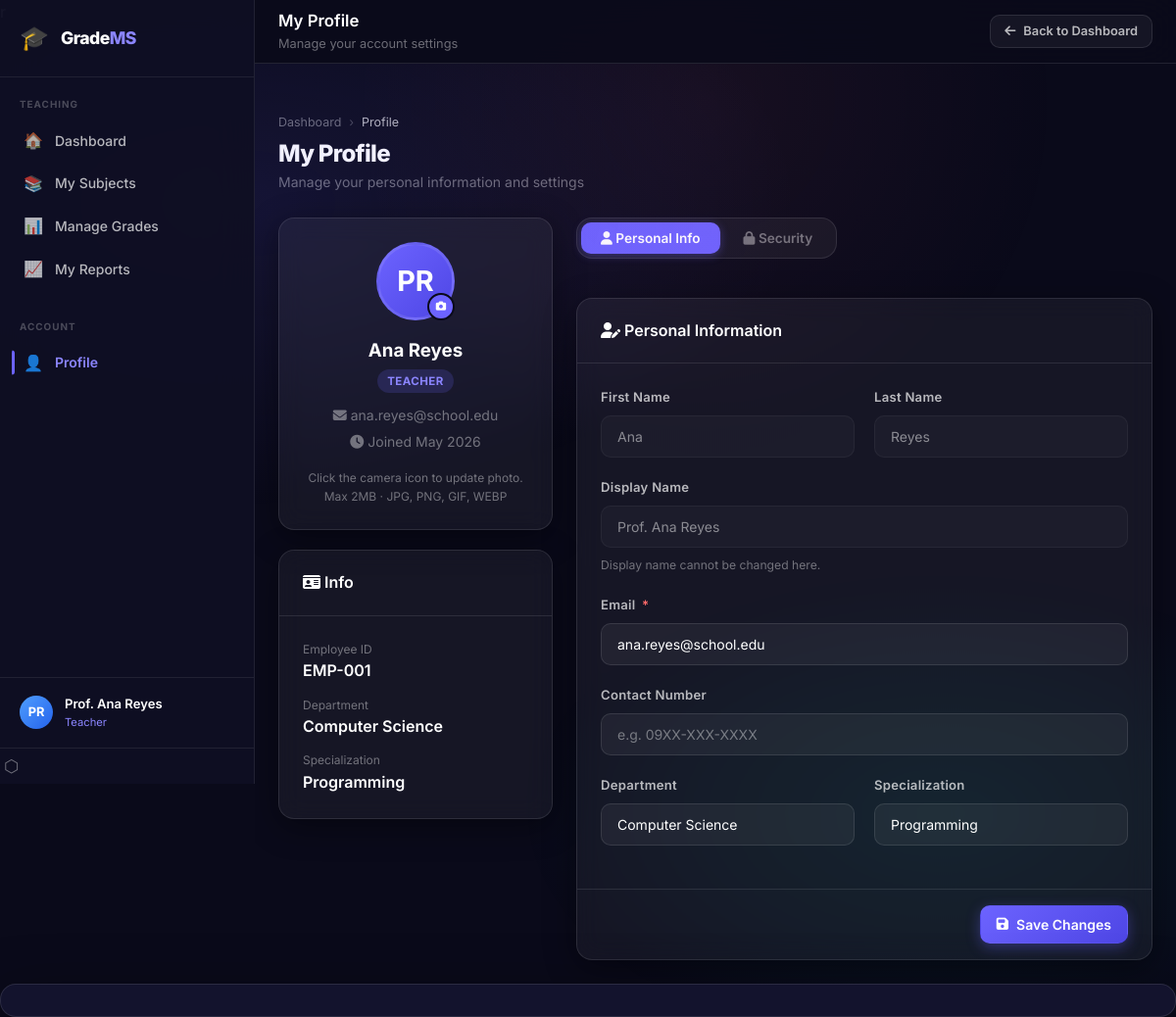
The app's page /profile.php (signed in) with its own data.
### tables this page shows
CREATE TABLE IF NOT EXISTS teachers (
  id             INT UNSIGNED AUTO_INCREMENT PRIMARY KEY,
  user_id        INT UNSIGNED  NOT NULL UNIQUE,
  employee_id    VARCHAR(30)   DEFAULT NULL UNIQUE,
  first_name     VARCHAR(80)   NOT NULL DEFAULT '',
  last_name      VARCHAR(80)   NOT NULL DEFAULT '',
  middle_name    VARCHAR(80)   DEFAULT NULL,
  department     VARCHAR(100)  DEFAULT NULL,
  specialization VARCHAR(150)  DEFAULT NULL,
  contact_no     VARCHAR(30)   DEFAULT NULL,
  FOREIGN KEY (user_id) REFERENCES users(id) ON DELETE CASCADE
);

CREATE TABLE IF NOT EXISTS users (
  id           INT UNSIGNED AUTO_INCREMENT PRIMARY KEY,
  name         VARCHAR(150)                        NOT NULL,
  email        VARCHAR(200)                        NOT NULL UNIQUE,
  password     VARCHAR(255)                        NOT NULL,   
  role         ENUM('admin','teacher','student')   NOT NULL,
  photo_path   VARCHAR(300)                        DEFAULT NULL,
  is_active    TINYINT(1)                          NOT NULL DEFAULT 1,
  created_at   DATETIME                            NOT NULL DEFAULT CURRENT_TIMESTAMP,
  updated_at   DATETIME                            ON UPDATE CURRENT_TIMESTAMP,
  INDEX idx_role (role),
  INDEX idx_email (email)
);

### helpers/Auth.php (called while the page is built, shortened)
<?php
class Auth {
    public static function getRole(): string {
        return $_SESSION['role'] ?? '';
    }
}

### profile.php (the view, shortened to what this page needs)
<?php
require_once 'helpers/Auth.php';
$db     = DB::getInstance();
$userId = Auth::getUserId();
$role   = Auth::getRole();
$user = $db->prepare(
    "SELECT * FROM users WHERE id = :id LIMIT 1"
);
$user->execute([':id' => $userId]);
$user = $user->fetch(PDO::FETCH_ASSOC);
$profile = [];
if ($role === 'teacher') {
    $stmt = $db->prepare(
        "SELECT * FROM teachers WHERE user_id = :uid LIMIT 1"
    );
    $stmt->execute([':uid' => $userId]);
    $profile = $stmt->fetch(PDO::FETCH_ASSOC) ?: [];
} elseif ($role === 'student') {
    $stmt = $db->prepare(
        "SELECT * FROM students WHERE user_id = :uid LIMIT 1"
    );
    $stmt->execute([':uid' => $userId]);
    $profile = $stmt->fetch(PDO::FETCH_ASSOC) ?: [];
}
$fullName = trim(
    ($profile['first_name'] ?? '')
    . ' '
    . ($profile['last_name'] ?? '')
) ?: $user['name'];
$dashboardLink = match($role) {
    'admin'   => 'admin/dashboard.php',
    'teacher' => 'teacher/dashboard.php',
    'student' => 'student/dashboard.php',
    default   => 'index.php',
};
include 'shared/header.php';
?>
<div class="main-content">
  <div class="topbar">
    <div class="topbar-left">
      <div>
        <div class="topbar-title">My Profile</div>
        <div class="topbar-subtitle">
          Manage your account settings
        </div>
      </div>
    </div>
    <div class="topbar-right">
      <a href="<?= $dashboardLink ?>" class="btn btn-secondary btn-sm">
        <i class="fas fa-arrow-left"></i> Back to Dashboard
      </a>
    </div>
  </div>
  <div class="page-content">
    <div class="page-header">
      <div class="page-header-left">
        <div class="breadcrumb">
          <div class="breadcrumb-item">
            <a href="<?= $dashboardLink ?>">Dashboard</a>
          </div>
          <span class="breadcrumb-separator">›</span>
          <div class="breadcrumb-item active">Profile</div>
        </div>
        <h1>My Profile</h1>
        <p>Manage your personal information and settings</p>
      </div>
    </div>
    <div class="grid-2" style="
      grid-template-columns:280px 1fr;
      align-items:start;
      gap:var(--space-6)">
      <div class="d-flex flex-direction-column gap-5"
           style="flex-direction:column">
        <div class="glass-card">
          <div class="glass-card-body text-center">
            <div style="position:relative;display:inline-block;margin-bottom:var(--space-4)">
              <?php if (!empty($user['photo_path'])): ?>
                <img src="<?= App::url('/uploads/avatars/') . htmlspecialchars($user['photo_path']) ?>"
                     alt="Avatar"
                     class="avatar avatar-xl"
                     style="margin:0 auto;
                            border:3px solid var(--glass-border)">
              <?php else: ?>
                <div class="avatar avatar-xl avatar-primary"
                     style="margin:0 auto;
                            font-size:1.8rem;
                            border:3px solid var(--glass-border)">
                  <?= $initials ?>
                </div>
              <?php endif; ?>
              <label for="avatar-upload"
                     style="position:absolute;bottom:0;right:0;
                            width:28px;height:28px;
                            background:var(--primary);
                            border-radius:50%;
                            display:flex;align-items:center;
                            justify-content:center;
                            cursor:pointer;
                            border:2px solid var(--bg-base)">
                <i class="fas fa-camera"
                   style="font-size:0.65rem;color:#fff"></i>
              </label>
            </div>
            <h3 class="font-bold mb-1">
              <?= htmlspecialchars($fullName) ?>
            </h3>
            <div class="mb-3">
              <span class="badge badge-primary">
                <?= ucfirst($role) ?>
              </span>
            </div>
            <div class="text-sm text-muted mb-1">
              <i class="fas fa-envelope"></i>
              <?= htmlspecialchars($user['email']) ?>
            </div>
            <div class="text-sm text-muted">
              <i class="fas fa-clock"></i>
              Joined <?= date('M Y', strtotime($user['created_at'])) ?>
            </div>
            <form method="POST"
                  enctype="multipart/form-data"
                  id="avatar-form"
                  class="mt-4">
              <p class="text-xs text-muted mt-2">
                Click the camera icon to update photo.<br>
                Max 2MB · JPG, PNG, GIF, WEBP
              </p>
            </form>
          </div>
        </div>
        <div class="glass-card">
          <div class="glass-card-header">
            <h3>
              <i class="fas fa-id-card"></i> Info
            </h3>
          </div>
          <div class="glass-card-body">
            <?php if ($role === 'student' && !empty($profile)): ?>
              <div class="d-flex flex-direction-column gap-3"
                   style="flex-direction:column">
                <div>
                  <div class="text-xs text-muted">Student ID</div>
                  <div class="font-semibold">
                    <?= htmlspecialchars($profile['student_id'] ?? '—') ?>
                  </div>
                </div>
                <div>
                  <div class="text-xs text-muted">Year Level</div>
                  <div class="font-semibold">
                    Year <?= $profile['year_level'] ?? '—' ?>
                  </div>
                </div>
                <div>
                  <div class="text-xs text-muted">Course</div>
                  <div class="font-semibold">
                    <?= htmlspecialchars($profile['course'] ?? '—') ?>
                  </div>
                </div>
                <div>
                  <div class="text-xs text-muted">Section</div>
                  <div class="font-semibold">
                    <?= htmlspecialchars($profile['section'] ?? '—') ?>
                  </div>
                </div>
              </div>
            <?php elseif ($role === 'teacher' && !empty($profile)): ?>
              <div class="d-flex flex-direction-column gap-3"
                   style="flex-direction:column">
                <div>
                  <div class="text-xs text-muted">Employee ID</div>
                  <div class="font-semibold">
                    <?= htmlspecialchars($profile['employee_id'] ?? '—') ?>
                  </div>
                </div>
                <div>
                  <div class="text-xs text-muted">Department</div>
                  <div class="font-semibold">
                    <?= htmlspecialchars($profile['department'] ?? '—') ?>
                  </div>
                </div>
                <div>
                  <div class="text-xs text-muted">Specialization</div>
                  <div class="font-semibold">
                    <?= htmlspecialchars($profile['specialization'] ?? '—') ?>
                  </div>
                </div>
              </div>
            <?php else: ?>
              <div class="text-muted text-sm">
                Administrator account
              </div>
            <?php endif; ?>
          </div>
        </div>
      </div>
      <div class="d-flex flex-direction-column gap-5"
           style="flex-direction:column">
        <div class="tabs" data-persist="profile">
          <button class="tab-btn active" data-tab="tab-info">
            <i class="fas fa-user"></i> Personal Info
          </button>
          <button class="tab-btn" data-tab="tab-security">
            <i class="fas fa-lock"></i> Security
          </button>
        </div>
        <div class="tab-content active" id="tab-info">
          <div class="glass-card">
            <div class="glass-card-header">
              <h3>
                <i class="fas fa-user-edit"></i>
                Personal Information
              </h3>
            </div>
            <form method="POST">
              <div class="modal-body" style="padding:var(--space-6)">
                <div class="form-row">
                  <div class="form-group">
                    <label class="form-label">First Name</label>
                    <input type="text"
                           class="form-control"
                           value="<?= htmlspecialchars(
                             $profile['first_name'] ?? ''
                           ) ?>"
                           disabled>
                  </div>
                  <div class="form-group">
                    <label class="form-label">Last Name</label>
                    <input type="text"
                           class="form-control"
                           value="<?= htmlspecialchars(
                             $profile['last_name'] ?? ''
                           ) ?>"
                           disabled>
                  </div>
                </div>
                <div class="form-group">
                  <label class="form-label">Display Name</label>
                  <input type="text"
                         class="form-control"
                         value="<?= htmlspecialchars($user['name']) ?>"
                         disabled>
                  <span class="form-hint">
                    Display name cannot be changed here.
                  </span>
                </div>
                <div class="form-group">
                  <label class="form-label">
                    Email <span class="required">*</span>
                  </label>
                  <input type="email"
                         name="email"
                         class="form-control"
                         value="<?= htmlspecialchars($user['email']) ?>"
                         required>
                </div>
                <div class="form-group">
                  <label class="form-label">Contact Number</label>
                  <input type="text"
                         name="contact_no"
                         class="form-control"
                         placeholder="e.g. 09XX-XXX-XXXX"
                         value="<?= htmlspecialchars(
                           $profile['contact_no'] ?? ''
                         ) ?>">
                </div>
                <?php if ($role === 'teacher'): ?>
                  <div class="form-row">
                    <div class="form-group">
                      <label class="form-label">Department</label>
                      <input type="text"
                             name="department"
                             class="form-control"
                             value="<?= htmlspecialchars(
                               $profile['department'] ?? ''
                             ) ?>">
                    </div>
                    <div class="form-group">
                      <label class="form-label">Specialization</label>
                      <input type="text"
                             name="specialization"
                             class="form-control"
                             value="<?= htmlspecialchars(
                               $profile['specialization'] ?? ''
                             ) ?>">
                    </div>
                  </div>
                <?php endif; ?>
              </div>
              <div class="glass-card-footer d-flex justify-end">
                <button type="submit" class="btn btn-primary">
                  <i class="fas fa-save"></i> Save Changes
                </button>
              </div>
            </form>
          </div>
        </div>
      </div>
    </div>
  </div>
</div>
<?php include 'shared/footer.php'; ?>

### records on screen
teachers: fullName "Ana Reyes", employee "EMP-001", department "Computer Science", specialization "Programming", first_name "Ana", last_name "Reyes"
users: email "ana.reyes@school.edu", created_at "May 2026", name "Prof. Ana Reyes"

### other values on screen
$section['label'] "TEACHING"
$item['icon'] "🏠"
$item['text'] "Dashboard"
$item['icon'] "📚"
$item['text'] "My Subjects"
$item['icon'] "📊"
$item['text'] "Manage Grades"
$item['icon'] "📈"
$item['text'] "My Reports"
$section['label'] "ACCOUNT"
$item['icon'] "👤"
$item['text'] "Profile"
$initials "PR"
$userName "Prof. Ana Reyes"
$role "Teacher"
